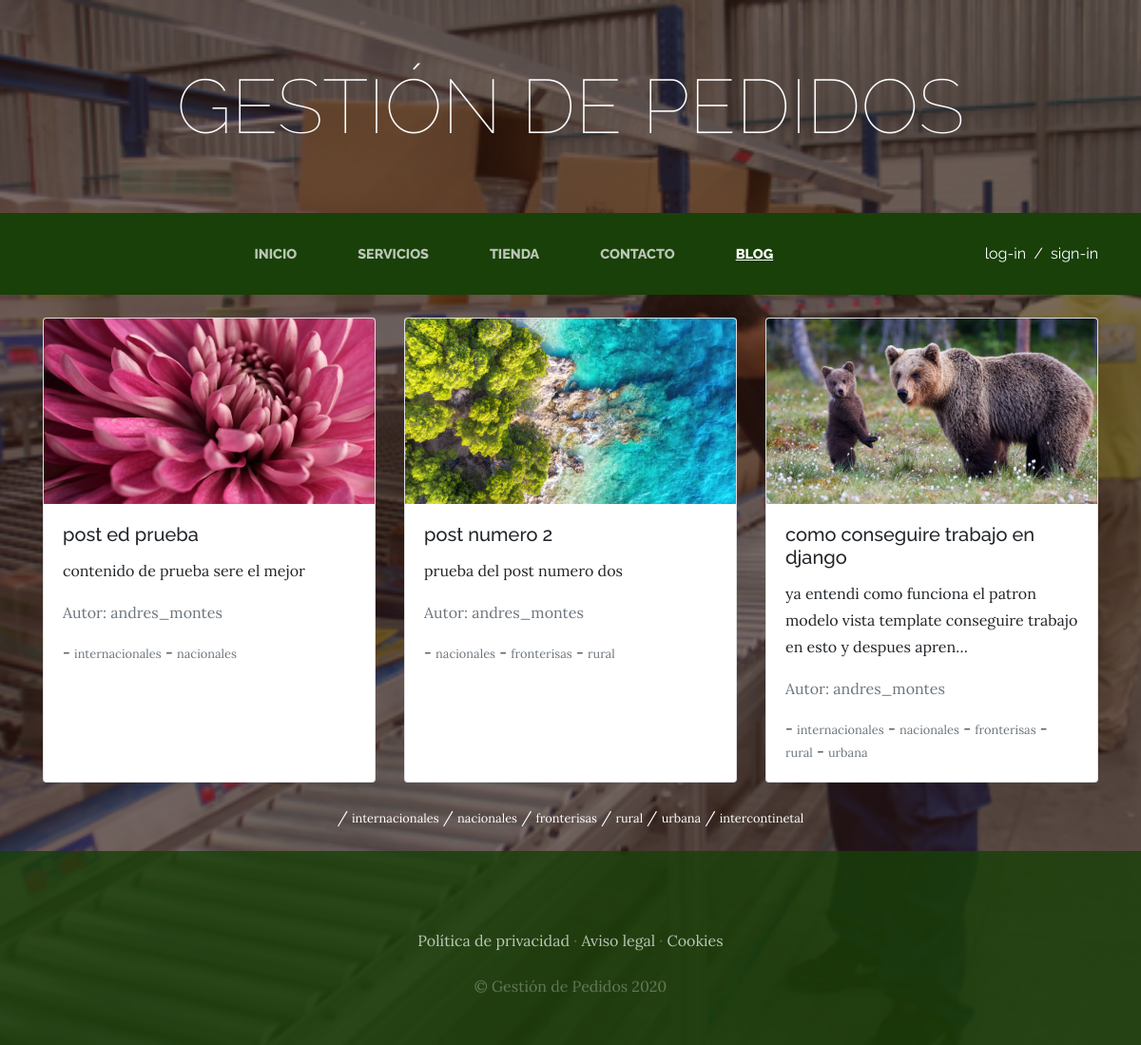
The page /blog//categoria/2/ on the database its author committed.
### blog/models.py (models this page shows, shortened)
class Post(models.Model):
    titulo = models.CharField(max_length=200)
    contenido = models.TextField()
    imagen = models.ImageField(upload_to='blog', null=True, blank=True)
    autor  = models.ForeignKey(User, on_delete=models.CASCADE)
    categorias = models.ManyToManyField(Categoria)
    created = models.DateField(auto_now_add=True)
    updated = models.DateField(auto_now_add=True)
    class Meta:
        verbose_name = 'post'
        verbose_name_plural = 'posts'

class Categoria(models.Model):
    nombre = models.CharField(max_length=50)
    created = models.DateField(auto_now_add=True)
    updated = models.DateField(auto_now_add=True)
    class Meta:
        verbose_name = 'categoria'
        verbose_name_plural = 'categorias'

### blog/views.py (the view)
# urls.py: path('/categoria/<int:categoria_id>/', views.filter_categoria, name='filtrado'),
def filter_categoria(request, categoria_id):
    categoria = Post.objects.filter(categorias=categoria_id)
    items = Categoria.objects.all()
    return render(request, 'blog/categorias.html', {'categorias':categoria,
                                                    'items':items,})

### carro/context_processor.py (called while the page is built)
def importe_total_carro(request):
    total = 0
    if request.user.is_authenticated:
        carro =  request.session.get('carro')
        if carro:
            for i in carro:
                total += float(carro[i]['precio'])
    return {'TOTAL_CARRO':total}

### blog/templates/blog/categorias.html
{% extends 'ProyectApp/base.html' %}
{% load static %}
{% block content %}
    <div class="container mt-4">
        <div class="row">
            {% for i in categorias %}
                <div class="col-md-4 mb-4">
                    <div class="card h-100">
                        {% if i.imagen %}
                        <img src="{{ i.imagen.url }}" class="card-img-top" alt="Imagen de {{ i.titulo }}">
                        {% endif %}
                        <div class="card-body">
                            <h5 class="card-title">{{ i.titulo }}</h5>
                            <p class="card-text">{{ i.contenido|truncatechars:100 }}</p>
                            <p class="text-muted">Autor: {{ i.autor }}</p>
                            {% for j in i.categorias.all %}
                                 - <span href="#" class="d-inline-block text-decoration-underline text-muted small">{{ j.nombre }}</span>
                            {% endfor %}
                        </div>
                    </div>
                </div>
            {% endfor %}
        </div>
    </div>
    <div class="container d-flex justify-content-center mb-4">
        <div class="w-75 text-center">
            {% for j in items %}
                <span class="text-white ">/</span> <a href="{% url 'filtrado' categoria_id=j.id %}" class="d-inline-block text-decoration-underline text-white small me-2"> {{ j.nombre }}</a>
            {% endfor %}
        </div>
    </div>
{% endblock %}

### ProyectApp/static/ProyectApp/css/gestion.css (style rules this page uses)
body { font-family: 'Lora'; background: linear-gradient(rgba(47, 23, 15, 0.65), rgba(47, 23, 15, 0.65)), url("../img/bg_main.jpg"); background-attachment: fixed; background-position: center; background-size: cover; }
h1, h2, h3, h4, h5, h6 { font-family: 'Raleway'; }
p { line-height: 1.75; }

### rows shown on the page
Post: imagen (picture), titulo "post ed prueba", contenido "contenido de prueba sere el mejor", autor "andres_montes"
Categoria: nombre "internacionales"
Categoria: nombre "nacionales"
Post: imagen (picture), titulo "post numero 2", contenido "prueba del post numero dos", autor "andres_montes"
Categoria: nombre "fronterisas"
Categoria: nombre "rural"
Post: imagen (picture), titulo "como conseguire trabajo en django", contenido "ya entendi como funciona el patron modelo vista template conseguire trabajo en esto y despues apren…", autor "andres_montes"
Categoria: nombre "urbana"
Categoria: nombre "intercontinetal"
